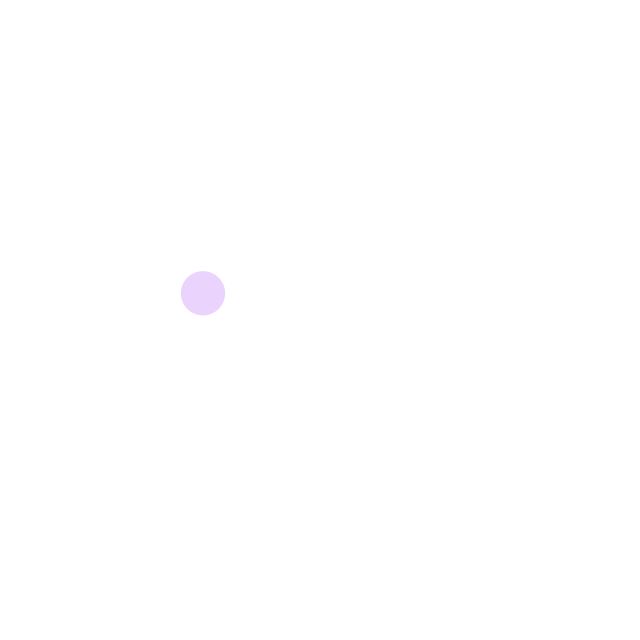
Frame 1 (no input)
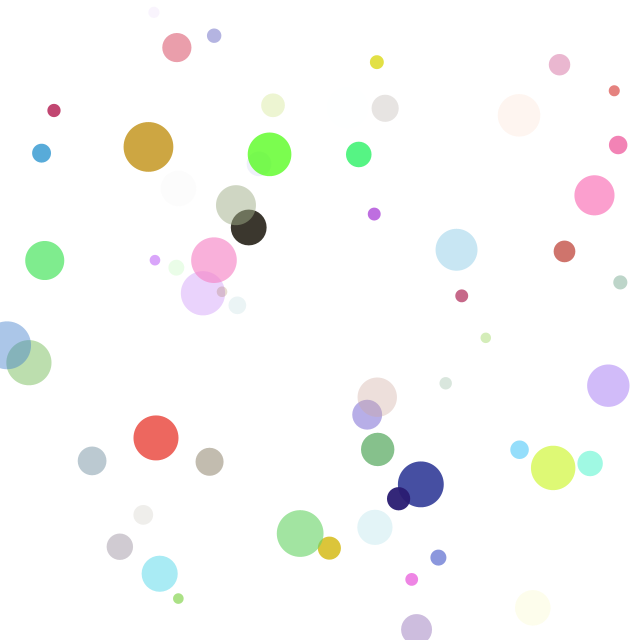
Frame 60 (the mouse pressed at the canvas centre just before this capture)
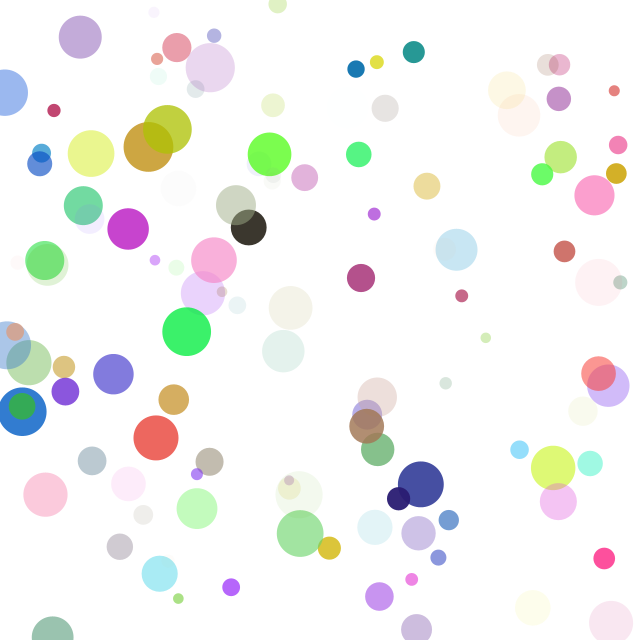
Frame 120 (the mouse held since frame 60 and released just before this capture)

The Processing sketch that drew these frames (run headless with seeded random() and noise(); from frame 60 on, the mouse is pressed at the canvas centre):

// Processing sketch: processing_177132
// ── processing_177132.pde

float r;
float g;
float b;
float a;
float spotSize;
float x;
float y;

void setup() {
  size(640, 640);
  background(255);
  smooth();
}

void draw() { 
  r = random(255);
  g = random(255);
  b = random(255);
  a = random(255);

  spotSize = random(10, 50);
  x = random(width);
  y = random(height);

  noStroke();
  fill(r, g, b, a);
  ellipse(x, y, spotSize, spotSize);
}
